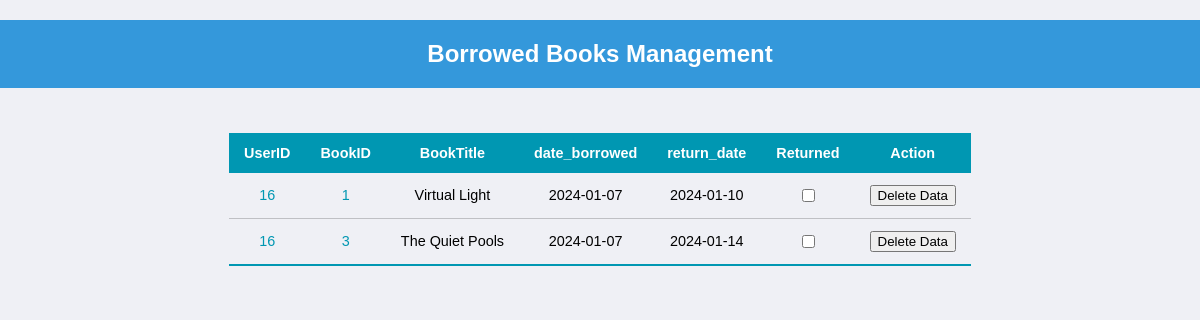
The page /borrowedbooks_management.php on the database as committed earlier.
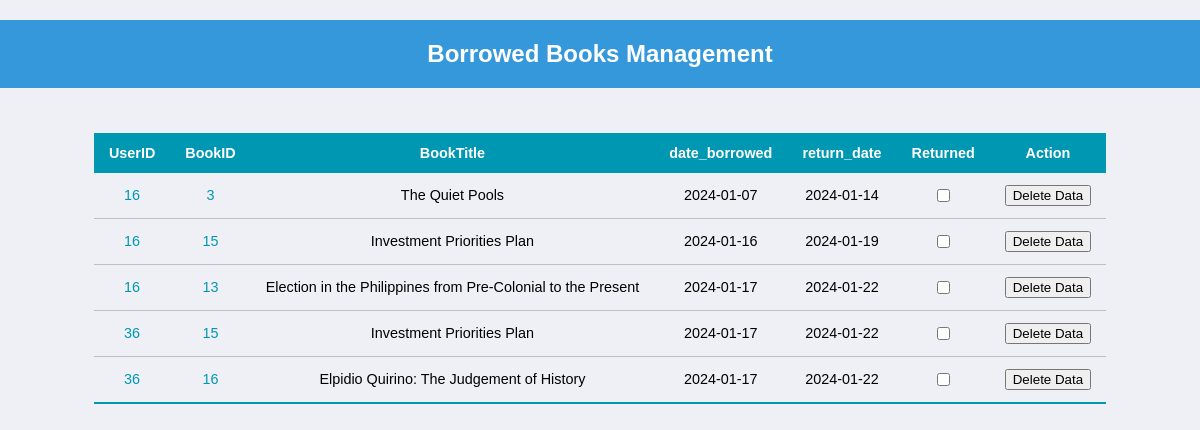
The same page on the database as committed later.
### tables this page shows
CREATE TABLE `borrowers_form` (
  `TransactionNo` int(3) NOT NULL,
  `BookID` int(3) DEFAULT NULL,
  `UserID` int(11) DEFAULT NULL,
  `FullName` varchar(50) NOT NULL,
  `HouseNo` varchar(30) NOT NULL,
  `Baranggay` varchar(30) NOT NULL,
  `City` varchar(30) NOT NULL,
  `ContactNo` varchar(11) NOT NULL,
  `DaytobeBorrowed` varchar(1) NOT NULL,
  `ValidID` blob NOT NULL,
  `date_borrowed` date DEFAULT NULL,
  `return_date` date DEFAULT NULL
);

CREATE TABLE `books` (
  `BookID` int(3) NOT NULL,
  `BookTitle` varchar(70) NOT NULL,
  `FrontCover` blob NOT NULL,
  `Author` varchar(30) NOT NULL,
  `GenreID` int(11) DEFAULT NULL,
  `Genre` varchar(20) NOT NULL,
  `PublishedDate` int(4) NOT NULL,
  `Ratings` varchar(5) NOT NULL,
  `Abstract` varchar(1000) NOT NULL
);

### borrowedbooks_management.php (the view, shortened to what this page needs)
<!DOCTYPE html>
<html lang="en">
<head>
    <link rel="stylesheet" href="css/style.css">
</head>
<body>
  <h2 class="newbook_header">Borrowed Books Management</h2>
  <?php
include("dbconnect.php");
if (isset($_GET['userID'])) {
    $selectedUserID = $_GET['userID'];
    $sql = "SELECT bf.UserID, bf.BookID, b.BookTitle, bf.date_borrowed, bf.return_date
            FROM borrowers_form bf
            JOIN users u ON bf.UserID = u.UserID
            JOIN books b ON bf.BookID = b.BookID
            WHERE bf.UserID = $selectedUserID
            ORDER BY bf.UserID";
    $result = mysqli_query($dbconnect, $sql);
    if ($result) {
        ?>
        <form method='post'>
            <div class="dashboard_container">
                <table class="dashboard_table">
                    <thead>
                        <tr>
                            <th>UserID</th>
                            <th>BookID</th>
                            <th>BookTitle</th>
                            <th>date_borrowed</th>
                            <th>return_date</th>
                            <th>Returned</th>
                            <th>Action</th>
                        </tr>
                    </thead>
                    <tbody>
                        <?php
                        while ($row = mysqli_fetch_assoc($result)) {
                            ?>
                            <tr>
                                <td><a style="text-decoration: none; color: #0097B2" href='user_management.php?userID=<?php echo $row['UserID']; ?>'><?php echo $row['UserID']; ?></a></td>
                                <td><a style="text-decoration: none; color: #0097B2" href='book_management.php?bookID=<?php echo $row['BookID']; ?>'><?php echo $row['BookID']; ?></a></td>
                                <td><?php echo $row['BookTitle']; ?></td>
                                <td><?php echo $row['date_borrowed']; ?></td>
                                <td><?php echo $row['return_date']; ?></td>
                                <td><input type='checkbox' name='returned[]' value='<?php echo $row['BookID']; ?>'></td>
                                <td><button type='submit' name='delete_data' value='<?php echo $row['BookID']; ?>'>Delete Data</button></td>
                            </tr>
                            <?php
                        }
                        ?>
                    </tbody>
                </table>
            </div>
        </form>
        <?php
    } else {
        echo "Error: " . mysqli_error($dbconnect);
    }
} else {
    $sqlAllData = "SELECT bf.UserID, bf.BookID, b.BookTitle, bf.date_borrowed, bf.return_date
                    FROM borrowers_form bf
                    JOIN users u ON bf.UserID = u.UserID
                    JOIN books b ON bf.BookID = b.BookID
                    ORDER BY bf.UserID";
    $resultAllData = mysqli_query($dbconnect, $sqlAllData);
    if ($resultAllData) {
        ?>
        <form method='post'>
            <div class="dashboard_container">
                <table class="dashboard_table">
                    <thead>
                        <tr>
                            <th>UserID</th>
                            <th>BookID</th>
                            <th>BookTitle</th>
                            <th>date_borrowed</th>
                            <th>return_date</th>
                            <th>Returned</th>
                            <th>Action</th>
                        </tr>
                    </thead>
                    <tbody>
                        <?php
                        while ($rowAllData = mysqli_fetch_assoc($resultAllData)) {
                            ?>
                            <tr>
                                <td><a style="text-decoration: none; color: #0097B2" href='user_management.php?userID=<?php echo $rowAllData['UserID']; ?>'><?php echo $rowAllData['UserID']; ?></a></td>
                                <td><a style="text-decoration: none; color: #0097B2" href='book_management.php?bookID=<?php echo $rowAllData['BookID']; ?>'><?php echo $rowAllData['BookID']; ?></a></td>
                                <td><?php echo $rowAllData['BookTitle']; ?></td>
                                <td><?php echo $rowAllData['date_borrowed']; ?></td>
                                <td><?php echo $rowAllData['return_date']; ?></td>
                                <td><input type='checkbox' name='returned[]' value='<?php echo $rowAllData['BookID']; ?>'></td>
                                <td><button type='submit' name='delete_data' value='<?php echo $rowAllData['BookID']; ?>'>Delete Data</button></td>
                            </tr>
                            <?php
                        }
                        ?>
                    </tbody>
                </table>
            </div>
        </form>
        <?php
    } else {
        echo "Error: " . mysqli_error($dbconnect);
    }
}
?>
</body>
</html>

Rows that differ between the two databases and show on the page:
removed borrowers_form: UserID "16", BookID "1", BookID.BookTitle "Virtual Light", date_borrowed "2024-01-07", return_date "2024-01-10"
added borrowers_form: UserID "16", BookID "15", BookID.BookTitle "Investment Priorities Plan", date_borrowed "2024-01-16", return_date "2024-01-19"
added borrowers_form: UserID "16", BookID "13", BookID.BookTitle "Election in the Philippines from Pre-Colonial to the Present", date_borrowed "2024-01-17", return_date "2024-01-22"
added borrowers_form: UserID "36", BookID "15", BookID.BookTitle "Investment Priorities Plan", date_borrowed "2024-01-17", return_date "2024-01-22"
added borrowers_form: UserID "36", BookID "16", BookID.BookTitle "Elpidio Quirino: The Judgement of History", date_borrowed "2024-01-17", return_date "2024-01-22"
